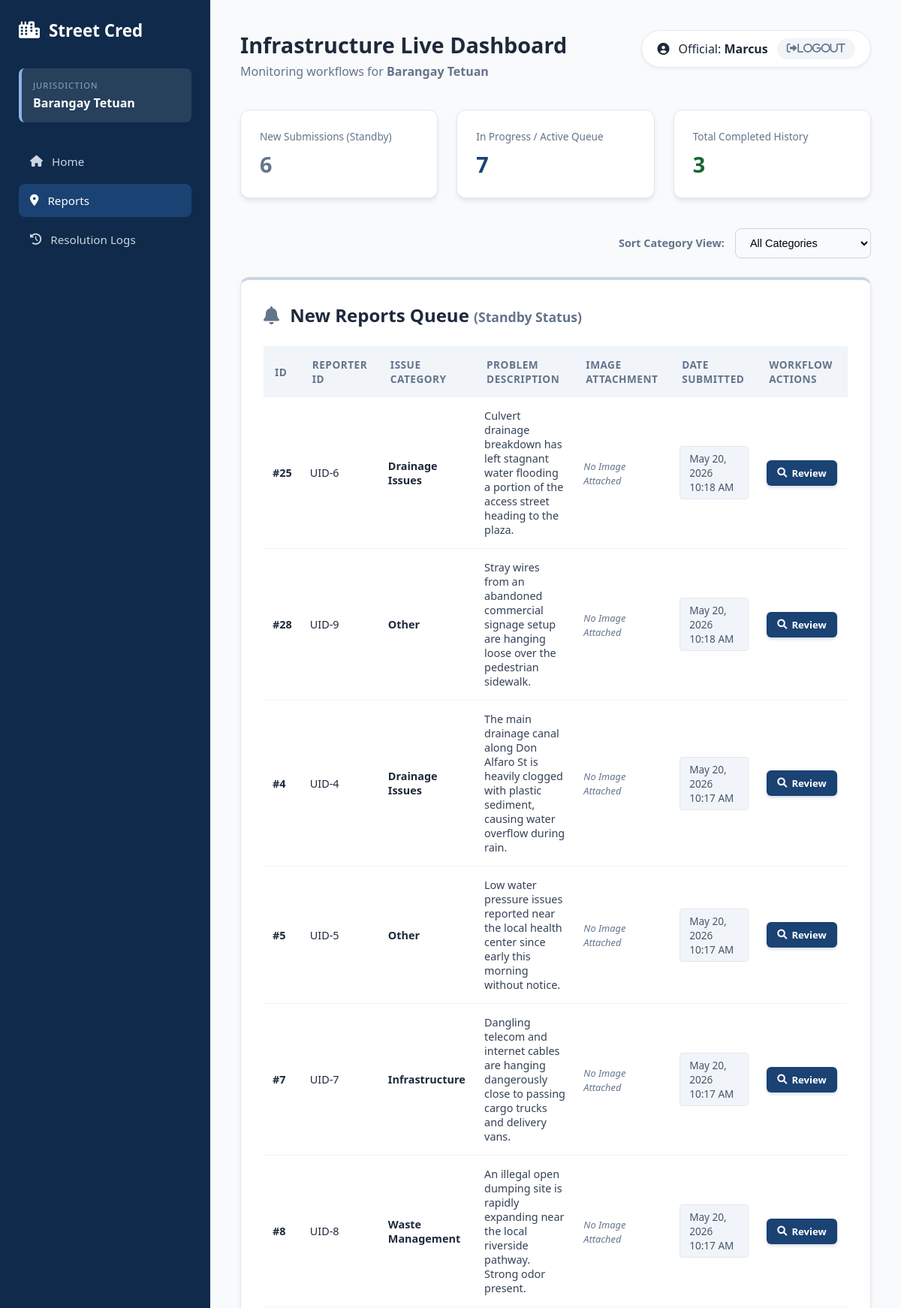
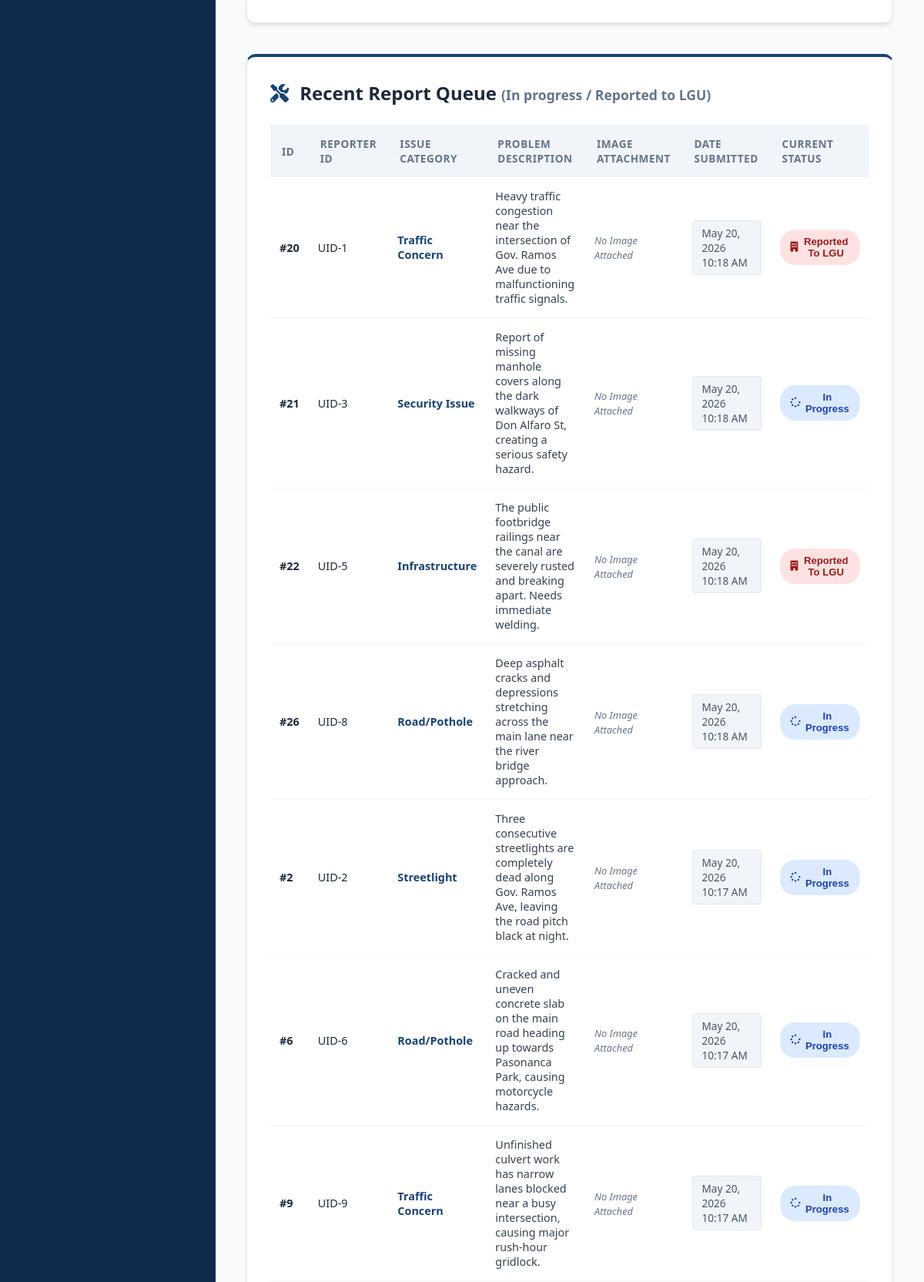
Screenshot of /admin-pages/barangay-dashboard.php (signed in, upper part) with the database file from the repository (2 pictures, top to bottom).
### tables this page shows
CREATE TABLE `reports` (
  `ID` int(11) NOT NULL,
  `user_id` int(11) UNSIGNED DEFAULT NULL,
  `barangay` varchar(50) NOT NULL,
  `category` enum('Drainage Issues','Waste Management','Road/Pothole','Streetlight','Traffic Concern','Security Issue','Infrastructure','Other') NOT NULL,
  `description` text NOT NULL,
  `status` enum('standby','In progress','Reported to LGU','Resolved') NOT NULL DEFAULT 'standby',
  `image_path` varchar(255) NOT NULL,
  `date_submitted` timestamp NOT NULL DEFAULT current_timestamp(),
  `created_at` datetime NOT NULL DEFAULT current_timestamp()
);

### admin-pages/barangay-dashboard.php (the view, shortened to what the rows shown need)
<?php
include("../database/database.php");
if (!isset($_SESSION['user_id']) || ($_SESSION['user_role'] !== 'barangay_admin' && $_SESSION['user_role'] !== 'lgu_admin')) {
    $barangay_name = "Pitipiwpiw";
    $admin_name = "Demo Name";
} else {
    $barangay_name = $_SESSION['user_barangay'];
}
$category_filter_sql = "";
$sql_standby = "SELECT * FROM reports WHERE barangay = '$barangay_name' AND status = 'standby' $category_filter_sql ORDER BY date_submitted DESC";
$run_standby = mysqli_query($conn, $sql_standby);
$total_standby = mysqli_num_rows($run_standby);
$sql_active = "SELECT * FROM reports WHERE barangay = '$barangay_name' AND status IN ('In progress', 'Reported to LGU') $category_filter_sql ORDER BY date_submitted DESC";
$run_active = mysqli_query($conn, $sql_active);
$total_active = mysqli_num_rows($run_active);
$review_mode = false;
$review_report = null;
$user = null;
$category_query_param = (isset($_GET['category'])) ? "&category=" . urlencode($_GET['category']) : "";
$back_to_dashboard_url = $_SERVER['PHP_SELF'] . (isset($_GET['category']) ? "?category=" . urlencode($_GET['category']) : "");
?>
<!DOCTYPE html>
<html lang="en">
<head>
    <link rel="stylesheet" href="https://cdnjs.cloudflare.com/ajax/libs/font-awesome/6.0.0/css/all.min.css">
</head>
<body>
<div class="dashboard-wrapper">
    <main class="main-content">
        <header class="content-header">
            <div class="header-left">
                <h1>Infrastructure Live Dashboard</h1>
            </div>
        </header>
        <?php if ($review_mode): ?>
            <div class="review-card-container" style="border-top: 4px solid var(--accent-lgu);">
                <a href="<?php echo $back_to_dashboard_url; ?>" class="review-close-btn" title="Back to Queues">
                    <i class="fas fa-times-circle"></i>
                </a>
                <h2><i class="fas fa-clipboard-check" style="color: var(--accent-lgu); margin-right: 8px;"></i> Report Review Space</h2>
                <p style="color: var(--text-muted); margin-bottom: 10px;">Inspecting details for Ticket <strong>#<?php echo $review_report['ID']; ?></strong></p>
                <div class="review-grid-layout">
                    <div>
                        <div class="review-meta-item">
                            <span class="review-meta-label">Report ID</span>
                            <div class="review-meta-value"><strong>#<?php echo $review_report['ID']; ?></strong></div>
                        </div>
                        <div class="review-meta-item">
                            <span class="review-meta-label">Reporter Name / Ownership</span>
                            <div class="review-meta-value">
                                <?php
                                if (!empty($review_report['user_id']) && !empty($user)) {
                                    echo htmlspecialchars($user['first_name'] . ' ' . $user['last_name']);
                                } else {
                                    echo "<strong>Anonymous Submitter</strong>";
                                }
                                ?>
                            </div>
                        </div>
                        <div class="review-meta-item">
                            <span class="review-meta-label">Issue Category Type</span>
                            <div class="review-meta-value" style="font-weight: 600; color: var(--admin-blue);">
                                <?php echo htmlspecialchars($review_report['category']); ?>
                            </div>
                        </div>
                        <div class="review-meta-item">
                            <span class="review-meta-label">Detailed Problem Description</span>
                            <div class="review-meta-value" style="background: #f1f5f9; padding: 15px; border-radius: 6px; line-height: 1.6; color: #334155;">
                                <?php echo nl2br(htmlspecialchars($review_report['description'])); ?>
                            </div>
                        </div>
                        <div class="review-meta-item">
                            <span class="review-meta-label">Date and Time Received</span>
                            <div class="review-meta-value">
                                <span class="badge date-badge"><i class="far fa-clock"></i> <?php echo date("F d, Y @ g:i A", strtotime($review_report['date_submitted'])); ?></span>
                            </div>
                        </div>
                    </div>
                    <div>
                        <span class="review-meta-label">Image Attachment Blueprint</span>
                        <?php if(!empty($review_report['image_path'])): ?>
                            <img src="../<?php echo htmlspecialchars($review_report['image_path']); ?>" class="review-large-img" alt="Detailed Attachment visual window">
                        <?php else: ?>
                            <div style="background: #f1f5f9; padding: 40px 20px; text-align: center; border-radius: 8px; color: var(--text-muted); font-style: italic; border: 1px dashed #cbd5e1;">
                                <i class="fas fa-image" style="font-size: 2.5rem; margin-bottom: 10px; display: block; color: #cbd5e1;"></i>
                                No Visual Media Attached
                            </div>
                        <?php endif; ?>
                    </div>
                </div>
                <div class="review-action-footer">
                    <form method="POST" onsubmit="return confirm('Are you absolutely sure you want to cancel and permanently delete this report? This cannot be undone.');" style="display: inline-block;">
                        <input type="hidden" name="report_id" value="<?php echo $review_report['ID']; ?>">
                        <button type="submit" name="action_delete_report" class="btn-cancel" style="background: var(--danger); color: white; border: none; padding: 10px 15px; border-radius: 4px; cursor: pointer;">
                            <i class="fas fa-trash-alt" style="margin-right: 6px;"></i> Cancel & Delete Report
                        </button>
                    </form>
                    <form method="POST" style="display: inline-block;">
                        <input type="hidden" name="report_id" value="<?php echo $review_report['ID']; ?>">
                        <input type="hidden" name="target_status" value="Reported to LGU">
                        <button type="submit" name="action_update_status" class="btn-send-lgu">
                            <i class="fas fa-paper-plane" style="margin-right: 6px;"></i> Send to LGU
                        </button>
                    </form>
                </div>
            </div>
        <?php else: ?>
            <div class="table-container" style="border-top: 4px solid #cbd5e1;">
                <div class="table-header-actions">
                    <h2><i class="fas fa-bell" style="color: #64748b; margin-right: 8px;"></i> New Reports Queue <span style="font-size: 1.1rem; color: var(--text-muted);"> (Standby Status)</span></h2>
                </div>
                <table class="reports-table">
                    <thead>
                        <tr>
                            <th>ID</th>
                            <th>Reporter ID</th>
                            <th>Issue Category</th>
                            <th>Problem Description</th>
                            <th>Image Attachment</th>
                            <th>Date Submitted</th>
                            <th>Workflow Actions</th>
                        </tr>
                    </thead>
                    <tbody>
                        <?php
                        if ($total_standby > 0) {
                            while ($row = mysqli_fetch_array($run_standby)){
                                ?>
                                <tr>
                                    <td><strong>#<?php echo $row['ID']; ?></strong></td>
                                    <td><?php echo (!empty($row['user_id'])) ? "UID-" . htmlspecialchars($row['user_id']) : "<span style='color:var(--text-muted); font-style:italic;'>Anonymous</span>"; ?></td>
                                    <td><span style="font-weight: 600;"><?php echo htmlspecialchars($row['category']); ?></span></td>
                                    <td><div class="desc-text-box"><?php echo htmlspecialchars($row['description']); ?></div></td>
                                    <td>
                                        <div class="img-box-container">
                                            <?php if(!empty($row['image_path'])): ?>
                                                <img src="../<?php echo htmlspecialchars($row['image_path']); ?>" alt="Attachment Visual">
                                            <?php else: ?>
                                                <span class="no-img-label">No Image Attached</span>
                                            <?php endif; ?>
                                        </div>
                                    </td>
                                    <td><span class="badge date-badge"><?php echo date("M d, Y g:i A", strtotime($row['date_submitted'])); ?></span></td>
                                    <td>
                                        <a href="?review_id=<?php echo $row['ID'] . $category_query_param; ?>" class="btn-action-trigger">
                                            <i class="fas fa-search"></i> Review
                                        </a>
                                    </td>
                                </tr>
                                <?php
                            }
                        } else {
                            ?>
                            <tr>
                                <td colspan="7" style="text-align: center; color: var(--text-muted); padding: 30px; font-style: italic;">No new standby reports found for this folder filter view.</td>
                            </tr>
                            <?php
                        }
                        ?>
                    </tbody>
                </table>
            </div>
            <div class="table-container" style="border-top: 4px solid var(--admin-blue);">
                <div class="table-header-actions">
                    <h2><i class="fas fa-tools" style="color: var(--admin-blue); margin-right: 8px;"></i> Recent Report Queue <span style="font-size: 1.1rem; color: var(--text-muted);"> (In progress / Reported to LGU)</span></h2>
                </div>
                <table class="reports-table">
                    <thead>
                        <tr>
                            <th>ID</th>
                            <th>Reporter ID</th>
                            <th>Issue Category</th>
                            <th>Problem Description</th>
                            <th>Image Attachment</th>
                            <th>Date Submitted</th>
                            <th>Current Status</th>
                        </tr>
                    </thead>
                    <tbody>
                        <?php
                        if ($total_active > 0) {
                            while ($row = mysqli_fetch_array($run_active)){
                                $status_class = "status-" . strtolower(str_replace(' ', '', $row['status']));
                                ?>
                                <tr>
                                    <td><strong>#<?php echo $row['ID']; ?></strong></td>
                                    <td><?php echo (!empty($row['user_id'])) ? "UID-" . htmlspecialchars($row['user_id']) : "<span style='color:var(--text-muted); font-style:italic;'>Anonymous</span>"; ?></td>
                                    <td><span style="font-weight: 600; color: var(--admin-blue);"><?php echo htmlspecialchars($row['category']); ?></span></td>
                                    <td><div class="desc-text-box"><?php echo htmlspecialchars($row['description']); ?></div></td>
                                    <td>
                                        <div class="img-box-container">
                                            <?php if(!empty($row['image_path'])): ?>
                                                <img src="../<?php echo htmlspecialchars($row['image_path']); ?>" alt="Attachment Visual">
                                            <?php else: ?>
                                                <span class="no-img-label">No Image Attached</span>
                                            <?php endif; ?>
                                        </div>
                                    </td>
                                    <td><span class="badge date-badge"><?php echo date("M d, Y g:i A", strtotime($row['date_submitted'])); ?></span></td>
                                    <td>
                                        <button class="btn-update <?php echo $status_class; ?>">
                                            <i class="fas <?php echo ($row['status'] == 'In progress') ? 'fa-spinner fa-spin' : 'fa-building'; ?>"></i>
                                            <?php echo htmlspecialchars($row['status']); ?>
                                        </button>
                                    </td>
                                </tr>
                                <?php
                            }
                        } else {
                            ?>
                            <tr>
                                <td colspan="7" style="text-align: center; color: var(--text-muted); padding: 30px; font-style: italic;">No current processing entries under active statuses.</td>
                            </tr>
                            <?php
                        }
                        ?>
                    </tbody>
                </table>
            </div>
        <?php endif; ?>
    </main>
</div>
</body>
</html>

### rows the page displays
reports: ID "25", user "6", category "Drainage Issues", description "Culvert drainage breakdown has left stagnant water flooding a portion of the access street heading to the plaza.", image_path "No Image Attached", date_submitted "May 20, 2026 10:18 AM"
reports: ID "28", user "9", category "Other", description "Stray wires from an abandoned commercial signage setup are hanging loose over the pedestrian sidewalk.", image_path "No Image Attached", date_submitted "May 20, 2026 10:18 AM"
reports: ID "4", user "4", category "Drainage Issues", description "The main drainage canal along Don Alfaro St is heavily clogged with plastic sediment, causing water overflow during rain.", image_path "No Image Attached", date_submitted "May 20, 2026 10:17 AM"
reports: ID "5", user "5", category "Other", description "Low water pressure issues reported near the local health center since early this morning without notice.", image_path "No Image Attached", date_submitted "May 20, 2026 10:17 AM"
reports: ID "7", user "7", category "Infrastructure", description "Dangling telecom and internet cables are hanging dangerously close to passing cargo trucks and delivery vans.", image_path "No Image Attached", date_submitted "May 20, 2026 10:17 AM"
reports: ID "8", user "8", category "Waste Management", description "An illegal open dumping site is rapidly expanding near the local riverside pathway. Strong odor present.", image_path "No Image Attached", date_submitted "May 20, 2026 10:17 AM"
reports: ID "20", user "1", category "Traffic Concern", description "Heavy traffic congestion near the intersection of Gov. Ramos Ave due to malfunctioning traffic signals.", image_path "No Image Attached", date_submitted "May 20, 2026 10:18 AM", status "Reported To LGU"
reports: ID "21", user "3", category "Security Issue", description "Report of missing manhole covers along the dark walkways of Don Alfaro St, creating a serious safety hazard.", image_path "No Image Attached", date_submitted "May 20, 2026 10:18 AM", status "In Progress"
reports: ID "22", user "5", category "Infrastructure", description "The public footbridge railings near the canal are severely rusted and breaking apart. Needs immediate welding.", image_path "No Image Attached", date_submitted "May 20, 2026 10:18 AM", status "Reported To LGU"
reports: ID "26", user "8", category "Road/Pothole", description "Deep asphalt cracks and depressions stretching across the main lane near the river bridge approach.", image_path "No Image Attached", date_submitted "May 20, 2026 10:18 AM", status "In Progress"
reports: ID "2", user "2", category "Streetlight", description "Three consecutive streetlights are completely dead along Gov. Ramos Ave, leaving the road pitch black at night.", image_path "No Image Attached", date_submitted "May 20, 2026 10:17 AM", status "In Progress"
reports: ID "6", user "6", category "Road/Pothole", description "Cracked and uneven concrete slab on the main road heading up towards Pasonanca Park, causing motorcycle hazards.", image_path "No Image Attached", date_submitted "May 20, 2026 10:17 AM", status "In Progress"
reports: ID "9", user "9", category "Traffic Concern", description "Unfinished culvert work has narrow lanes blocked near a busy intersection, causing major rush-hour gridlock.", image_path "No Image Attached", date_submitted "May 20, 2026 10:17 AM", status "In Progress"

### other values shown
$barangay_name "Tetuan"
$admin_name "Marcus"
$total_standby "6"
$total_active "7"
$total_resolved "3"
